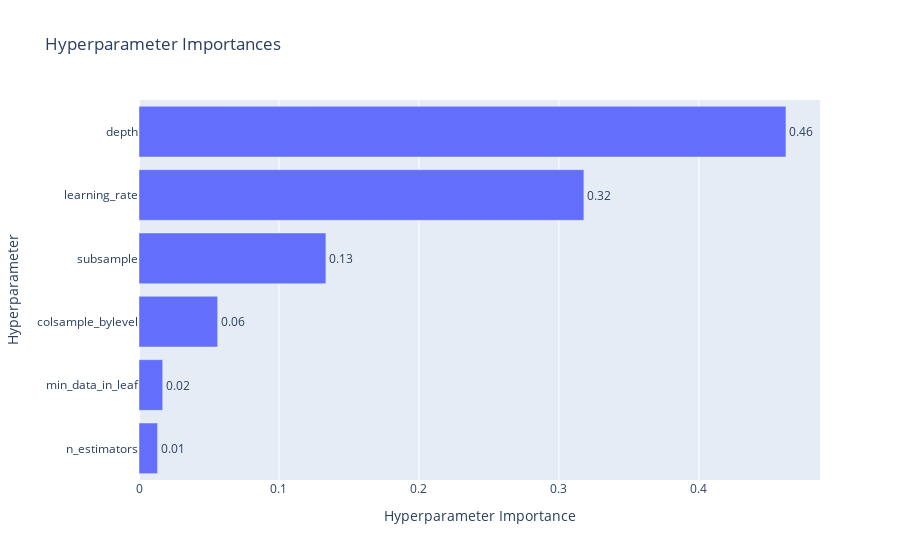

Source (notebook cell):
### Code cell
# 하이퍼파라미터별 중요도를 확인할 수 있는 그래프
optuna.visualization.plot_param_importances(study_cat)

### Figure 1 — Plotly figure (JSON) as saved in the notebook; plotly's stock layout.template omitted (floating-point values rounded to 4 significant figures)
{"data": [{"cliponaxis": false, "hovertemplate": ["n_estimators (IntDistribution): 0.013254002621281655<extra></extra>", "min_data_in_leaf (IntDistribution): 0.016932342183618495<extra></extra>", "colsample_bylevel (FloatDistribution): 0.056208316197008695<extra></extra>", "subsample (FloatDistribution): 0.13351657761058794<extra></extra>", "learning_rate (FloatDistribution): 0.31786300123298616<extra></extra>", "depth (IntDistribution): 0.46222576015451705<extra></extra>"], "name": "Objective Value", "orientation": "h", "text": ["0.01", "0.02", "0.06", "0.13", "0.32", "0.46"], "textposition": "outside", "type": "bar", "x": [0.01325, 0.01693, 0.05621, 0.1335, 0.3179, 0.4622], "y": ["n_estimators", "min_data_in_leaf", "colsample_bylevel", "subsample", "learning_rate", "depth"]}], "layout": {"title": {"text": "Hyperparameter Importances"}, "xaxis": {"title": {"text": "Hyperparameter Importance"}}, "yaxis": {"title": {"text": "Hyperparameter"}}}}
